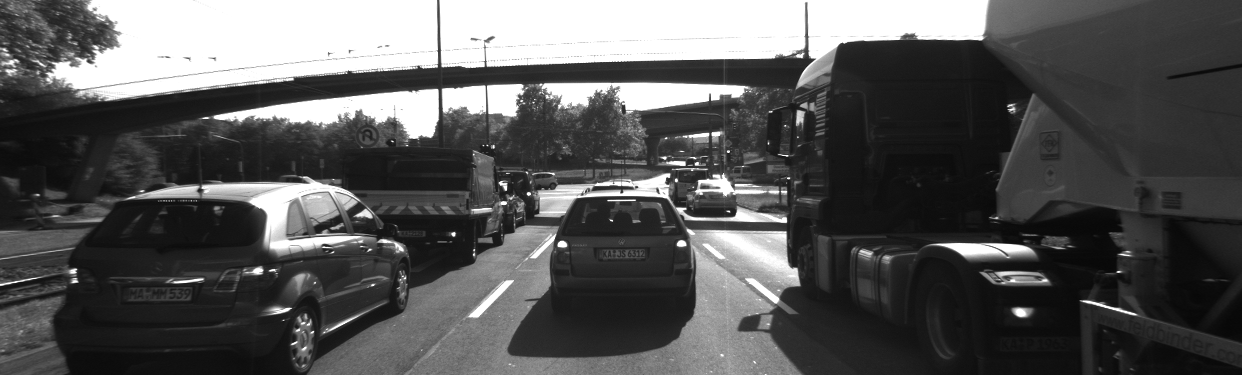
//> input picture quiz/4_gradient_filtering/images/img1gray.png, 1242 x 375 px
$ ./gradient_sobel   (built with g++ and OpenCV 4)
//> lines starting //> are read from the running program, lines starting //| are printed output that depends on the picture
#include <iostream>
#include <numeric>
#include <opencv2/core.hpp>
#include <opencv2/highgui.hpp>
#include <opencv2/imgproc.hpp>

using namespace std;

void gradientSobel()
{
    // TODO: Based on the image gradients in both x and y, compute an image
    // which contains the gradient magnitude according to the equation at the
    // beginning of this section for every pixel position. Also, apply different
    // levels of Gaussian blurring before applying the Sobel operator and compare the results.

    // load image from file
    cv::Mat img;
    img = cv::imread("../images/img1gray.png");
//> img is the input picture: 375 rows x 1242 cols, CV_8UC3; min 7, max 255, mean 86.7

    // convert image to grayscale
    cv::Mat imgGray;
    cv::cvtColor(img, imgGray, cv::COLOR_BGR2GRAY);

    // apply smoothing
    cv::Mat blurred = imgGray.clone();
    int filterSize = 9;
    int stdDev = 2;
    cv::GaussianBlur(imgGray, blurred, cv::Size(filterSize, filterSize), stdDev);
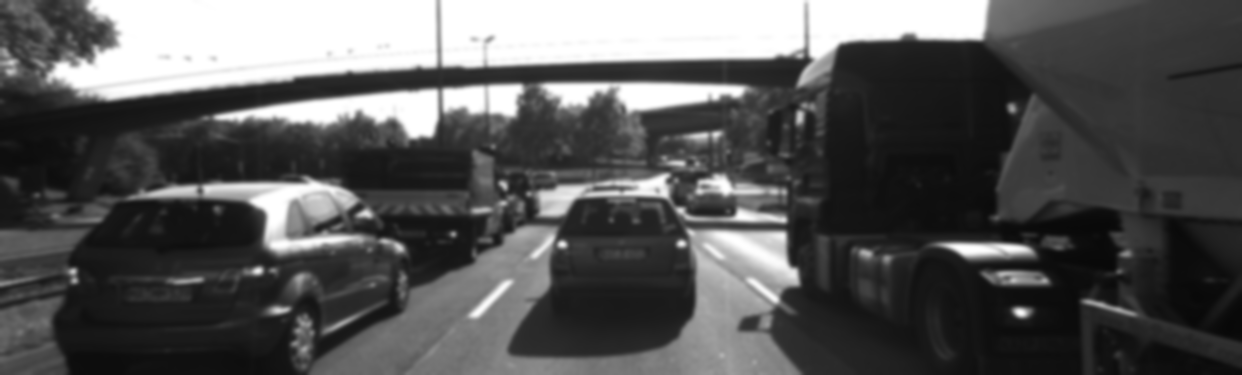
//> blurred: 375 rows x 1242 cols, CV_8UC1; min 8, max 255, mean 86.7

    // create filter kernels
    float sobel_x[9] = {-1, 0, +1, -2, 0, +2, -1, 0, +1};
    cv::Mat kernel_x = cv::Mat(3, 3, CV_32F, sobel_x);

    float sobel_y[9] = {-1, -2, -1, 0, 0, 0, +1, +2, +1};
    cv::Mat kernel_y = cv::Mat(3, 3, CV_32F, sobel_y);

    // apply filter
    cv::Mat result_x, result_y;
    cv::filter2D(blurred, result_x, -1, kernel_x, cv::Point(-1, -1), 0, cv::BORDER_DEFAULT);
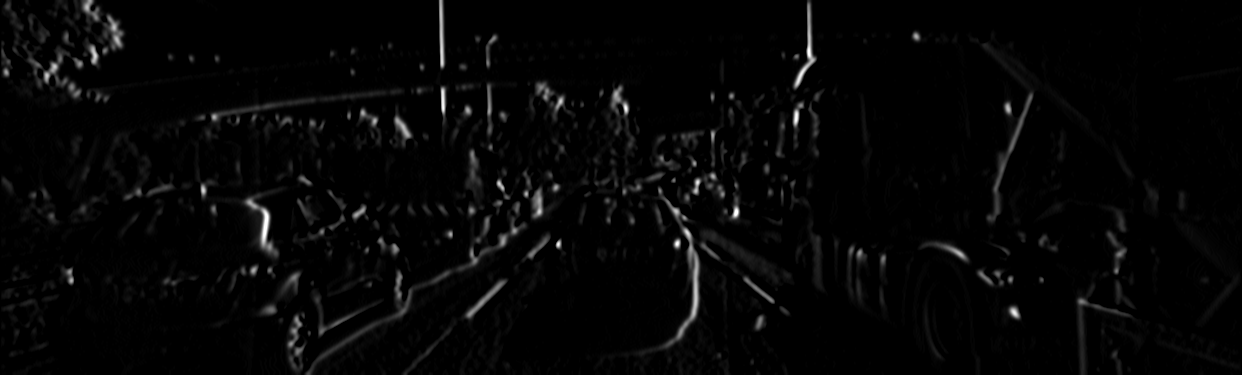
//> result_x: 375 rows x 1242 cols, CV_8UC1; min 0, max 255, mean 5.7
    cv::filter2D(blurred, result_y, -1, kernel_y, cv::Point(-1, -1), 0, cv::BORDER_DEFAULT);
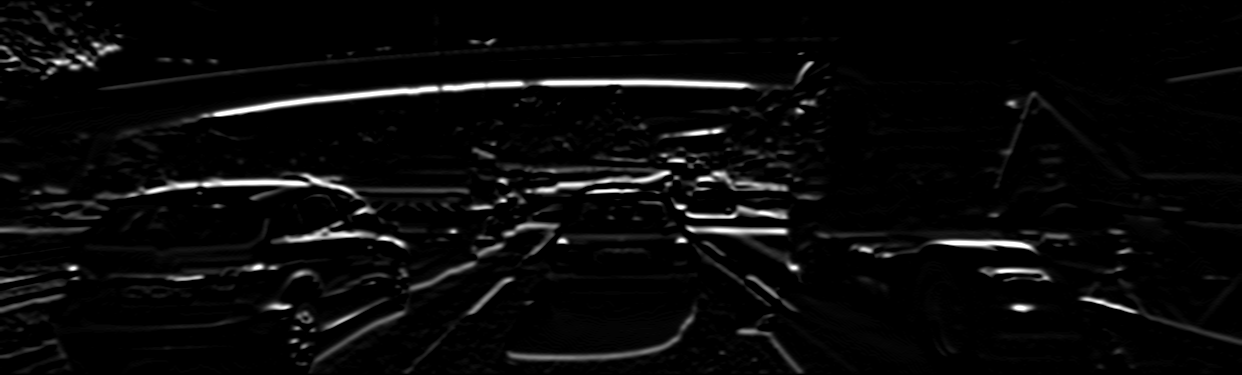
//> result_y: 375 rows x 1242 cols, CV_8UC1; min 0, max 255, mean 9.7

    // compute magnitude image
    cv::Mat magnitude = imgGray.clone();
    for (int r = 0; r < magnitude.rows; r++)
    {
        for (int c = 0; c < magnitude.cols; c++)
        {
            magnitude.at<unsigned char>(r, c) = sqrt(pow(result_x.at<unsigned char>(r, c), 2) +
                                                     pow(result_y.at<unsigned char>(r, c), 2));
        }
    }
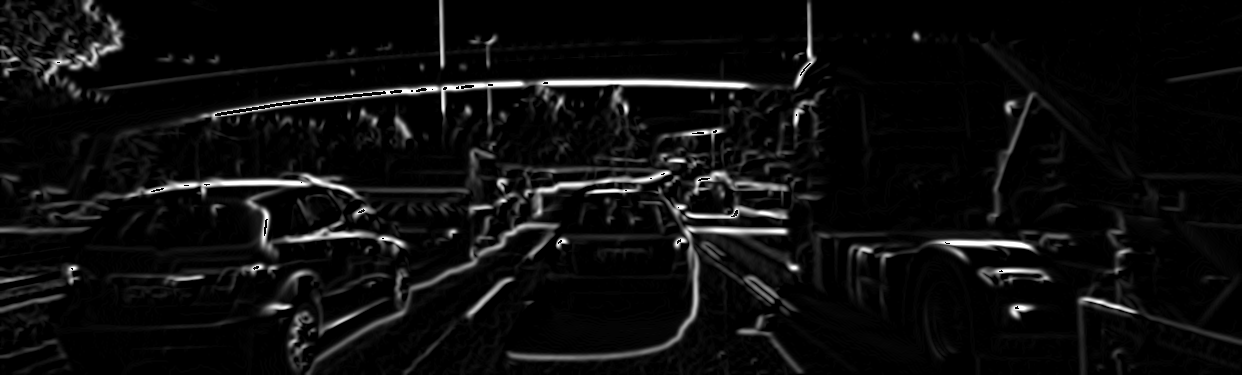
//> magnitude: 375 rows x 1242 cols, CV_8UC1; min 0, max 255, mean 13.6

    // show result
    string windowName = "Gaussian Blurring";
    cv::namedWindow(windowName, 1); // create window
    cv::imshow(windowName, magnitude);
    cv::waitKey(0); // wait for keyboard input before continuing
}

int main()
{
    gradientSobel();
}

$ run again, with quiz/4_gradient_filtering/images/img2gray.png copied over quiz/4_gradient_filtering/images/img1gray.png
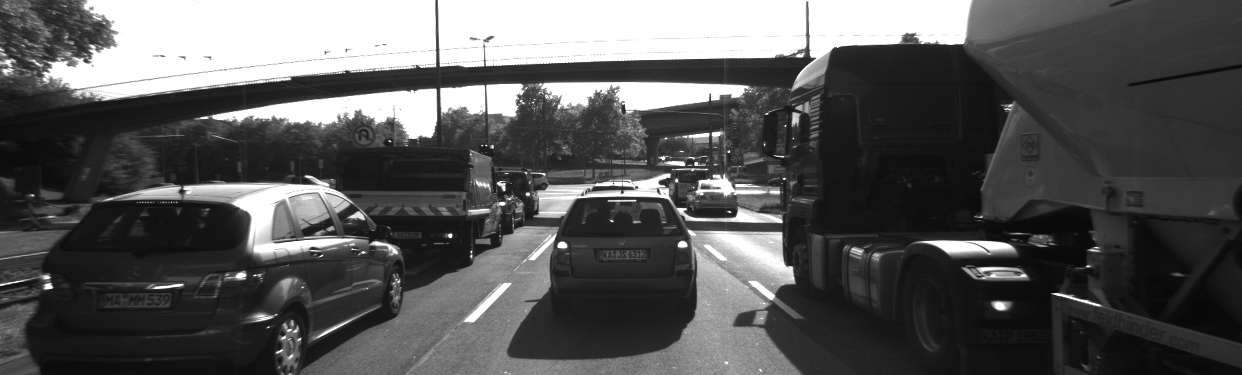
//> input picture quiz/4_gradient_filtering/images/img2gray.png, 1242 x 375 px
//> in gradientSobel, img is the input picture: 375 rows x 1242 cols, CV_8UC3; min 6, max 255, mean 86.7
//> in gradientSobel, `cv::filter2D(blurred, result_x, -1, kernel_x, cv::Point(-1, -1), 0, cv..`:
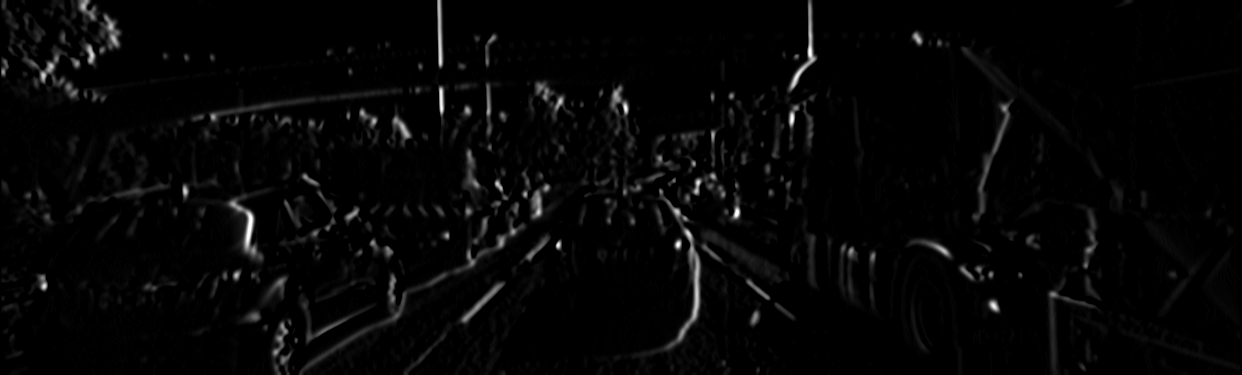
//> result_x: 375 rows x 1242 cols, CV_8UC1; min 0, max 255, mean 5.8
//> after the loop in gradientSobel, `for (int r = 0; r < magnitude.rows; r++)`:
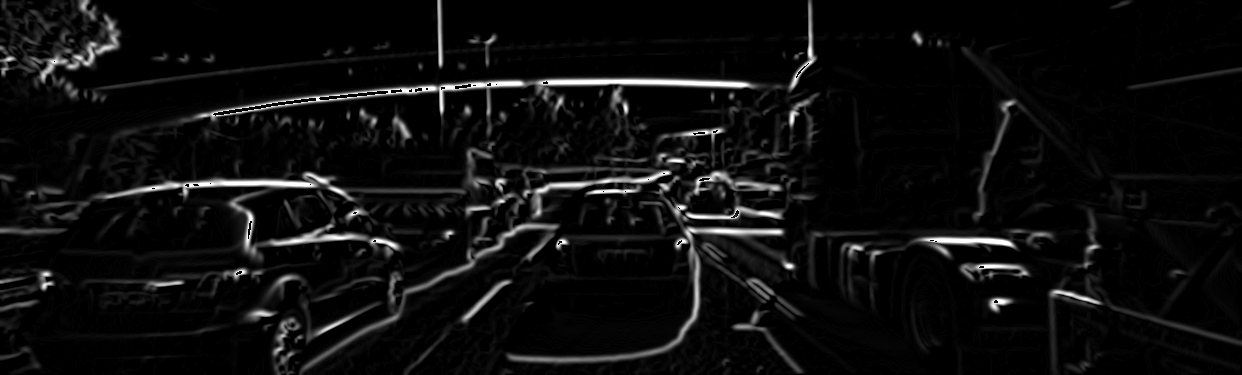
//> magnitude: 375 rows x 1242 cols, CV_8UC1; min 0, max 255, mean 13.6
